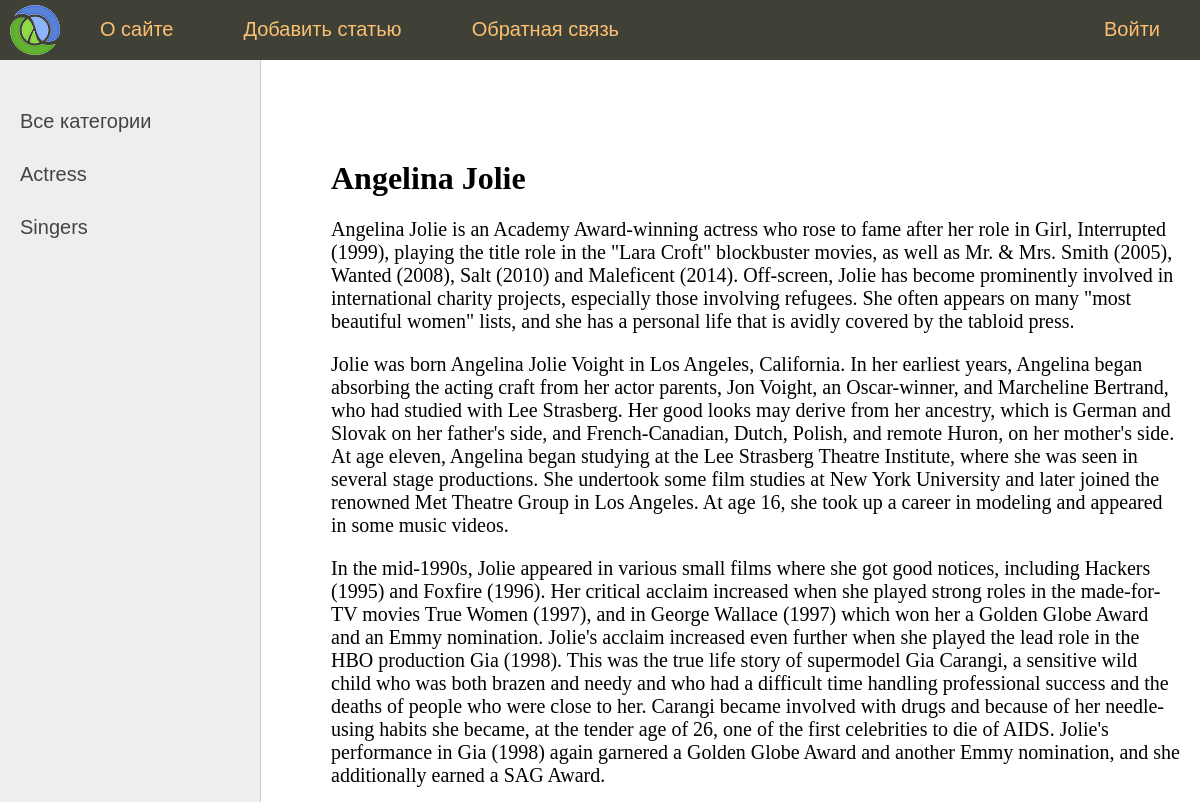
Page /post/slug-1/ (upper part) on the earlier database version.
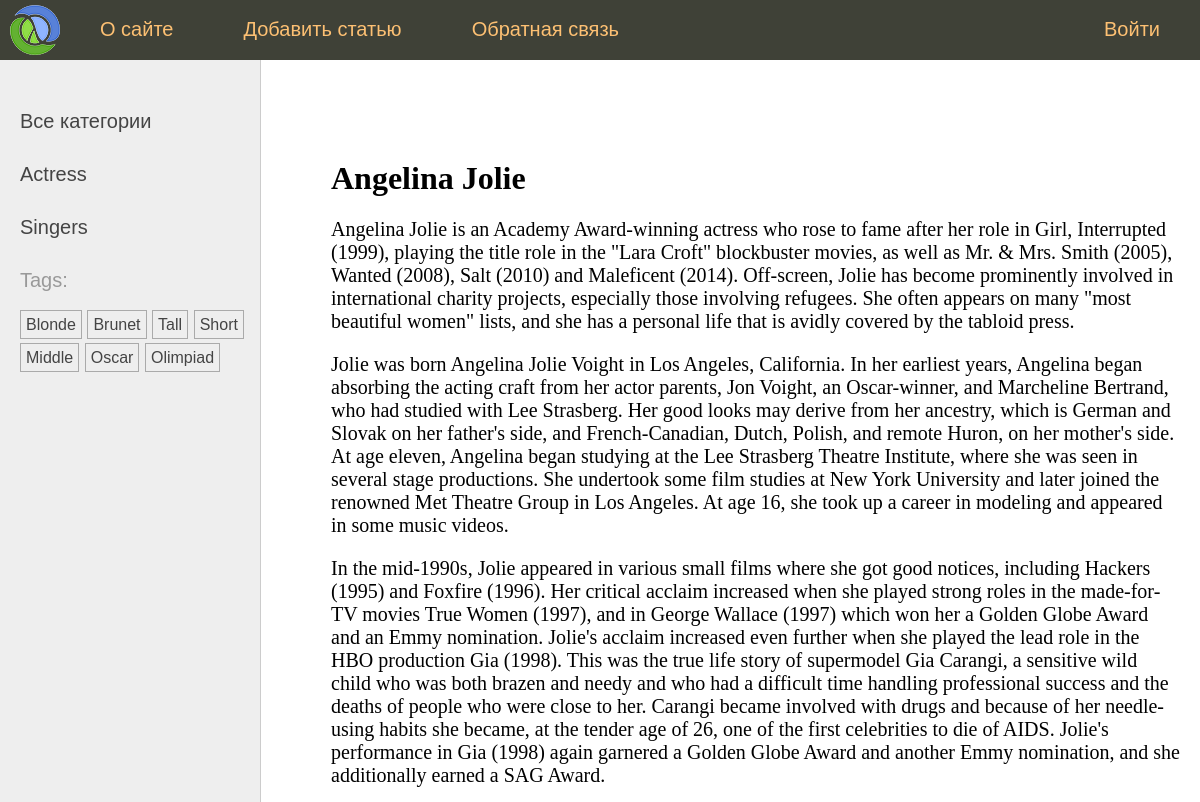
Same page on the later database version.
### women/models.py (models this page shows, shortened)
class Category(models.Model):
    name = models.CharField(max_length=100, db_index = True)
    slug = models.SlugField(max_length=255, unique=True, db_index = True)

class TagPost(models.Model):
    tag = models.CharField(max_length=100, db_index=True)
    slug = models.SlugField(max_length=255, db_index = True,unique=True)

### women/views.py (the view)
# urls.py: path('post/<slug:post_slug>/', views.show_post, name='post'),
def show_post(request, post_slug):
    post = get_object_or_404(Women, slug=post_slug)
    data = {
        'title':post.title,
        'menu':menu,
        'post':post,
        'cats_selected':1
    }
    return render(request, 'women/post.html', data)

### women/templatetags/women_tags.py (called while the page is built)
@register.inclusion_tag('women/list_categories.html')
def show_categories(cats_selected=0):
    cats = Category.objects.all()
    return {'cats':cats,'cats_selected':cats_selected}

@register.inclusion_tag('women/list_tags.html')
def show_all_tags():
    return {'tags':TagPost.objects.all()}

### women/templates/women/post.html (shortened to what this page needs)
{% extends "base.html" %}
{% block content %}
<h1>{{title}}</h1>
{{post.content|linebreaks}}
{% endblock content %}

### women/templates/women/list_categories.html
{% for cat in cats %}
{% if cat.id == cat_selected %}
    <li class="selected">{{cat.name}}</li>
{% else %}
    <li><a href="{% url "category" cat.slug %}">{{cat.name}}</a></li>
{% endif %}
{% endfor %}

### women/templates/women/list_tags.html
{% if tags %}
<p>Tags:</p>
<ul class="tags-list">
    {% for tag in tags %}
    <li><a href="{% url "tag" tag.slug %}">{{tag.tag}}</a></li>
    {% endfor %}
</ul>
{% endif %}

Differences in the rows shown:
added TagPost: tag "Blonde"
added TagPost: tag "Brunet"
added TagPost: tag "Tall"
added TagPost: tag "Short"
added TagPost: tag "Middle"
added TagPost: tag "Oscar"
added TagPost: tag "Olimpiad"
Other differences:
text now shown: "Tags:"
